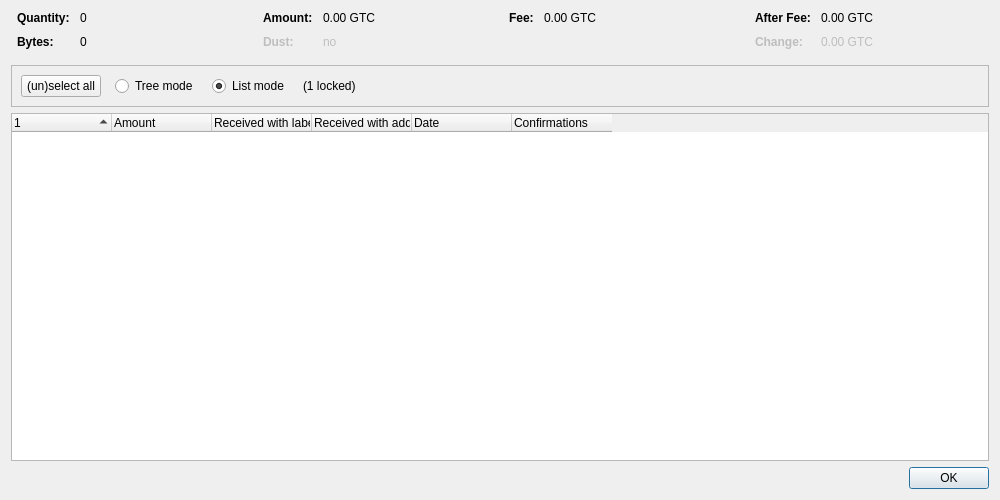
<?xml version="1.0" encoding="UTF-8"?>
<ui version="4.0">
 <class>CoinControlDialog</class>
 <widget class="QDialog" name="CoinControlDialog">
  <property name="geometry">
   <rect>
    <x>0</x>
    <y>0</y>
    <width>1000</width>
    <height>500</height>
   </rect>
  </property>
  <property name="windowTitle">
   <string>Coin Selection</string>
  </property>
  <layout class="QVBoxLayout" name="verticalLayout">
   <item>
    <layout class="QHBoxLayout" name="horizontalLayoutTop" stretch="0,0,0,0">
     <property name="topMargin">
      <number>0</number>
     </property>
     <property name="bottomMargin">
      <number>10</number>
     </property>
     <item>
      <layout class="QFormLayout" name="formLayoutCoinControl1">
       <property name="horizontalSpacing">
        <number>10</number>
       </property>
       <property name="verticalSpacing">
        <number>10</number>
       </property>
       <property name="leftMargin">
        <number>6</number>
       </property>
       <property name="rightMargin">
        <number>6</number>
       </property>
       <item row="0" column="0">
        <widget class="QLabel" name="labelCoinControlQuantityText">
         <property name="font">
          <font>
           <weight>75</weight>
           <bold>true</bold>
          </font>
         </property>
         <property name="text">
          <string>Quantity:</string>
         </property>
        </widget>
       </item>
       <item row="0" column="1">
        <widget class="QLabel" name="labelCoinControlQuantity">
         <property name="cursor">
          <cursorShape>IBeamCursor</cursorShape>
         </property>
         <property name="contextMenuPolicy">
          <enum>Qt::ActionsContextMenu</enum>
         </property>
         <property name="text">
          <string notr="true">0</string>
         </property>
         <property name="textInteractionFlags">
          <set>Qt::LinksAccessibleByMouse|Qt::TextSelectableByKeyboard|Qt::TextSelectableByMouse</set>
         </property>
        </widget>
       </item>
       <item row="1" column="0">
        <widget class="QLabel" name="labelCoinControlBytesText">
         <property name="font">
          <font>
           <weight>75</weight>
           <bold>true</bold>
          </font>
         </property>
         <property name="text">
          <string>Bytes:</string>
         </property>
        </widget>
       </item>
       <item row="1" column="1">
        <widget class="QLabel" name="labelCoinControlBytes">
         <property name="cursor">
          <cursorShape>IBeamCursor</cursorShape>
         </property>
         <property name="contextMenuPolicy">
          <enum>Qt::ActionsContextMenu</enum>
         </property>
         <property name="text">
          <string notr="true">0</string>
         </property>
         <property name="textInteractionFlags">
          <set>Qt::LinksAccessibleByMouse|Qt::TextSelectableByKeyboard|Qt::TextSelectableByMouse</set>
         </property>
        </widget>
       </item>
      </layout>
     </item>
     <item>
      <layout class="QFormLayout" name="formLayoutCoinControl2">
       <property name="horizontalSpacing">
        <number>10</number>
       </property>
       <property name="verticalSpacing">
        <number>10</number>
       </property>
       <property name="leftMargin">
        <number>6</number>
       </property>
       <property name="rightMargin">
        <number>6</number>
       </property>
       <item row="0" column="0">
        <widget class="QLabel" name="labelCoinControlAmountText">
         <property name="font">
          <font>
           <weight>75</weight>
           <bold>true</bold>
          </font>
         </property>
         <property name="text">
          <string>Amount:</string>
         </property>
        </widget>
       </item>
       <item row="0" column="1">
        <widget class="QLabel" name="labelCoinControlAmount">
         <property name="cursor">
          <cursorShape>IBeamCursor</cursorShape>
         </property>
         <property name="contextMenuPolicy">
          <enum>Qt::ActionsContextMenu</enum>
         </property>
         <property name="text">
          <string notr="true">0.00 GTC</string>
         </property>
         <property name="textInteractionFlags">
          <set>Qt::LinksAccessibleByMouse|Qt::TextSelectableByKeyboard|Qt::TextSelectableByMouse</set>
         </property>
        </widget>
       </item>
       <item row="1" column="0">
        <widget class="QLabel" name="labelCoinControlLowOutputText">
         <property name="enabled">
          <bool>false</bool>
         </property>
         <property name="font">
          <font>
           <weight>75</weight>
           <bold>true</bold>
          </font>
         </property>
         <property name="text">
          <string>Dust:</string>
         </property>
        </widget>
       </item>
       <item row="1" column="1">
        <widget class="QLabel" name="labelCoinControlLowOutput">
         <property name="enabled">
          <bool>false</bool>
         </property>
         <property name="cursor">
          <cursorShape>IBeamCursor</cursorShape>
         </property>
         <property name="contextMenuPolicy">
          <enum>Qt::ActionsContextMenu</enum>
         </property>
         <property name="text">
          <string notr="true">no</string>
         </property>
         <property name="textInteractionFlags">
          <set>Qt::LinksAccessibleByMouse|Qt::TextSelectableByKeyboard|Qt::TextSelectableByMouse</set>
         </property>
        </widget>
       </item>
      </layout>
     </item>
     <item>
      <layout class="QFormLayout" name="formLayoutCoinControl3">
       <property name="horizontalSpacing">
        <number>10</number>
       </property>
       <property name="verticalSpacing">
        <number>10</number>
       </property>
       <property name="leftMargin">
        <number>6</number>
       </property>
       <property name="rightMargin">
        <number>6</number>
       </property>
       <item row="0" column="0">
        <widget class="QLabel" name="labelCoinControlFeeText">
         <property name="font">
          <font>
           <weight>75</weight>
           <bold>true</bold>
          </font>
         </property>
         <property name="text">
          <string>Fee:</string>
         </property>
        </widget>
       </item>
       <item row="0" column="1">
        <widget class="QLabel" name="labelCoinControlFee">
         <property name="cursor">
          <cursorShape>IBeamCursor</cursorShape>
         </property>
         <property name="contextMenuPolicy">
          <enum>Qt::ActionsContextMenu</enum>
         </property>
         <property name="text">
          <string notr="true">0.00 GTC</string>
         </property>
         <property name="textInteractionFlags">
          <set>Qt::LinksAccessibleByMouse|Qt::TextSelectableByKeyboard|Qt::TextSelectableByMouse</set>
         </property>
        </widget>
       </item>
      </layout>
     </item>
     <item>
      <layout class="QFormLayout" name="formLayoutCoinControl4">
       <property name="horizontalSpacing">
        <number>10</number>
       </property>
       <property name="verticalSpacing">
        <number>10</number>
       </property>
       <property name="leftMargin">
        <number>6</number>
       </property>
       <property name="rightMargin">
        <number>6</number>
       </property>
       <item row="0" column="0">
        <widget class="QLabel" name="labelCoinControlAfterFeeText">
         <property name="font">
          <font>
           <weight>75</weight>
           <bold>true</bold>
          </font>
         </property>
         <property name="text">
          <string>After Fee:</string>
         </property>
        </widget>
       </item>
       <item row="0" column="1">
        <widget class="QLabel" name="labelCoinControlAfterFee">
         <property name="cursor">
          <cursorShape>IBeamCursor</cursorShape>
         </property>
         <property name="contextMenuPolicy">
          <enum>Qt::ActionsContextMenu</enum>
         </property>
         <property name="text">
          <string notr="true">0.00 GTC</string>
         </property>
         <property name="textInteractionFlags">
          <set>Qt::LinksAccessibleByMouse|Qt::TextSelectableByKeyboard|Qt::TextSelectableByMouse</set>
         </property>
        </widget>
       </item>
       <item row="1" column="0">
        <widget class="QLabel" name="labelCoinControlChangeText">
         <property name="enabled">
          <bool>false</bool>
         </property>
         <property name="font">
          <font>
           <weight>75</weight>
           <bold>true</bold>
          </font>
         </property>
         <property name="text">
          <string>Change:</string>
         </property>
        </widget>
       </item>
       <item row="1" column="1">
        <widget class="QLabel" name="labelCoinControlChange">
         <property name="enabled">
          <bool>false</bool>
         </property>
         <property name="cursor">
          <cursorShape>IBeamCursor</cursorShape>
         </property>
         <property name="contextMenuPolicy">
          <enum>Qt::ActionsContextMenu</enum>
         </property>
         <property name="text">
          <string notr="true">0.00 GTC</string>
         </property>
         <property name="textInteractionFlags">
          <set>Qt::LinksAccessibleByMouse|Qt::TextSelectableByKeyboard|Qt::TextSelectableByMouse</set>
         </property>
        </widget>
       </item>
      </layout>
     </item>
    </layout>
   </item>
   <item>
    <widget class="QFrame" name="frame">
     <property name="minimumSize">
      <size>
       <width>0</width>
       <height>40</height>
      </size>
     </property>
     <property name="frameShape">
      <enum>QFrame::StyledPanel</enum>
     </property>
     <property name="frameShadow">
      <enum>QFrame::Sunken</enum>
     </property>
     <layout class="QHBoxLayout" name="horizontalLayout">
      <item>
       <layout class="QHBoxLayout" name="horizontalLayoutPanel" stretch="0,0,0,0,0">
        <property name="spacing">
         <number>14</number>
        </property>
        <item>
         <widget class="QPushButton" name="pushButtonSelectAll">
          <property name="sizePolicy">
           <sizepolicy hsizetype="Maximum" vsizetype="Fixed">
            <horstretch>0</horstretch>
            <verstretch>0</verstretch>
           </sizepolicy>
          </property>
          <property name="text">
           <string>(un)select all</string>
          </property>
          <property name="autoDefault">
           <bool>false</bool>
          </property>
         </widget>
        </item>
        <item>
         <widget class="QRadioButton" name="radioTreeMode">
          <property name="sizePolicy">
           <sizepolicy hsizetype="Maximum" vsizetype="Fixed">
            <horstretch>0</horstretch>
            <verstretch>0</verstretch>
           </sizepolicy>
          </property>
          <property name="text">
           <string>Tree mode</string>
          </property>
         </widget>
        </item>
        <item>
         <widget class="QRadioButton" name="radioListMode">
          <property name="sizePolicy">
           <sizepolicy hsizetype="Maximum" vsizetype="Fixed">
            <horstretch>0</horstretch>
            <verstretch>0</verstretch>
           </sizepolicy>
          </property>
          <property name="text">
           <string>List mode</string>
          </property>
          <property name="checked">
           <bool>true</bool>
          </property>
         </widget>
        </item>
        <item>
         <widget class="QLabel" name="labelLocked">
          <property name="text">
           <string notr="true">(1 locked)</string>
          </property>
         </widget>
        </item>
        <item>
         <spacer name="horizontalSpacer">
          <property name="orientation">
           <enum>Qt::Horizontal</enum>
          </property>
          <property name="sizeHint" stdset="0">
           <size>
            <width>40</width>
            <height>20</height>
           </size>
          </property>
         </spacer>
        </item>
       </layout>
      </item>
     </layout>
    </widget>
   </item>
   <item>
    <widget class="CoinControlTreeWidget" name="treeWidget">
     <property name="contextMenuPolicy">
      <enum>Qt::CustomContextMenu</enum>
     </property>
     <property name="sortingEnabled">
      <bool>false</bool>
     </property>
     <property name="columnCount">
      <number>6</number>
     </property>
     <attribute name="headerShowSortIndicator" stdset="0">
      <bool>true</bool>
     </attribute>
     <attribute name="headerStretchLastSection">
      <bool>false</bool>
     </attribute>
     <column>
      <property name="text">
       <string/>
      </property>
     </column>
     <column>
      <property name="text">
       <string>Amount</string>
      </property>
     </column>
     <column>
      <property name="text">
       <string>Received with label</string>
      </property>
     </column>
     <column>
      <property name="text">
       <string>Received with address</string>
      </property>
     </column>
     <column>
      <property name="text">
       <string>Date</string>
      </property>
     </column>
     <column>
      <property name="text">
       <string>Confirmations</string>
      </property>
      <property name="toolTip">
       <string>Confirmed</string>
      </property>
     </column>
     <column>
      <property name="text">
       <string/>
      </property>
     </column>
     <column>
      <property name="text">
       <string/>
      </property>
     </column>
     <column>
      <property name="text">
       <string/>
      </property>
     </column>
     <column>
      <property name="text">
       <string/>
      </property>
     </column>
    </widget>
   </item>
   <item>
    <widget class="QDialogButtonBox" name="buttonBox">
     <property name="orientation">
      <enum>Qt::Horizontal</enum>
     </property>
     <property name="standardButtons">
      <set>QDialogButtonBox::Ok</set>
     </property>
    </widget>
   </item>
  </layout>
 </widget>
 <customwidgets>
  <customwidget>
   <class>CoinControlTreeWidget</class>
   <extends>QTreeWidget</extends>
   <header>qt/coincontroltreewidget.h</header>
  </customwidget>
 </customwidgets>
 <resources/>
 <connections/>
</ui>
